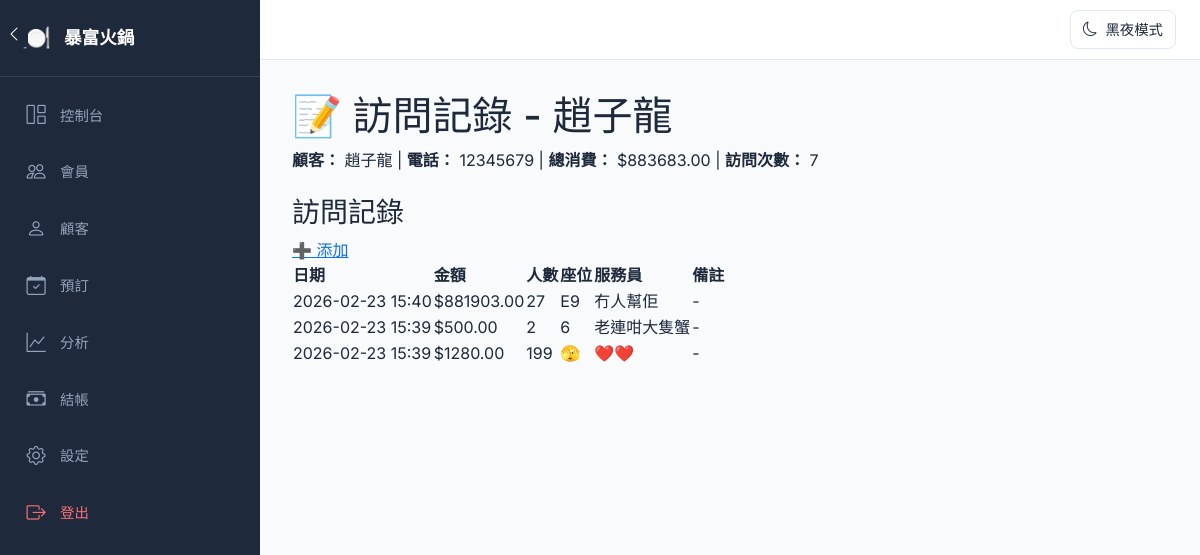
Page /customers/1/visits (signed in) on the committed database.
### app.py (models this page shows)
class Settings(Base):
    __tablename__ = 'settings'
    id = Column(Integer, primary_key=True)
    restaurant_name = Column(String(100), default='我的餐廳')
    dark_mode = Column(Integer, default=0)  # 0 = light, 1 = dark

class Customer(Base):
    __tablename__ = 'customers'
    id = Column(Integer, primary_key=True)
    name = Column(String(100), nullable=False)
    phone = Column(String(20), unique=True, nullable=False)
    email = Column(String(100))
    birthday = Column(DateTime)
    tags = Column(String(500))  # 標籤，用逗號分隔
    address = Column(String(200))
    avg_spend = Column(Float, default=0.0)
    preferences = Column(Text)  # e.g. "愛辣、不吃蔥"
    allergies = Column(Text)  # 過敏食物
    notes = Column(Text)  # 額外備註
    visits = Column(Integer, default=0)
    total_spent = Column(Float, default=0)  # 總消費
    points = Column(Integer, default=0)  # 積分 (已停用)
    created_at = Column(DateTime, default=datetime.utcnow)
    updated_at = Column(DateTime, default=datetime.utcnow, onupdate=datetime.utcnow)

class VisitRecord(Base):
    __tablename__ = 'visit_records'
    id = Column(Integer, primary_key=True)
    customer_id = Column(Integer, ForeignKey('customers.id'), nullable=False)
    visit_date = Column(DateTime, default=datetime.utcnow)
    amount = Column(Float, default=0)
    table_number = Column(String(20))
    server = Column(String(100))
    party_size = Column(Integer, default=1)
    note = Column(Text)
    created_at = Column(DateTime, default=datetime.utcnow)

### app.py (the view)
@app.route('/customers/<int:customer_id>/visits')
@login_required
def customer_visits(customer_id):
    db = get_db_session()
    customer = db.query(Customer).get(customer_id)
    visits = db.query(VisitRecord).filter_by(customer_id=customer_id).order_by(VisitRecord.visit_date.desc()).all()
    db.close()
    return render_template('customer_visits.html', customer=customer, visits=visits)

### app.py (called while the page is built)
@app.after_request
def add_header(response):
    response.headers['Cache-Control'] = 'no-cache, no-store, must-revalidate'
    response.headers['Pragma'] = 'no-cache'
    response.headers['Expires'] = '0'
    return response

@app.context_processor
def inject_dark_mode():
    db = get_db_session()
    settings_obj = db.query(Settings).first()
    dark_mode = settings_obj.dark_mode if settings_obj else 0
    restaurant_name = settings_obj.restaurant_name if settings_obj else '我的餐廳'
    db.close()
    return dict(dark_mode=dark_mode, restaurant_name=restaurant_name)

def get_db_session():
    return Session()

def login_required(f):
    @wraps(f)
    def decorated_function(*args, **kwargs):
        if 'employee_id' not in session:
            return redirect(url_for('login'))
        return f(*args, **kwargs)
    return decorated_function

### templates/customer_visits.html (shortened to what this page needs)
{% extends "base.html" %}
{% block content %}
    <div class="cp-header">
        <h1 class="cp-title">📝 訪問記錄 - {{ customer.name }}</h1>
    </div>
    <div class="cp-card mb-4">
        <strong>顧客：</strong> {{ customer.name }} |
        <strong>電話：</strong> {{ customer.phone }} |
        <strong>總消費：</strong> ${{ "%.2f"|format(customer.total_spent) }} |
        <strong>訪問次數：</strong> {{ customer.visits }}
    </div>
    <div class="cp-card">
        <div class="cp-card-header">
            <h3 class="cp-card-title">訪問記錄</h3>
            <a href="{{ url_for('add_visit_record', customer_id=customer.id) }}" class="cp-btn cp-btn-primary">➕ 添加</a>
        </div>
        <table class="cp-table">
            <thead>
                <tr><th>日期</th><th>金額</th><th>人數</th><th>座位</th><th>服務員</th><th>備註</th></tr>
            </thead>
            <tbody>
                {% for visit in visits %}
                <tr>
                    <td>{{ visit.visit_date.strftime('%Y-%m-%d %H:%M') }}</td>
                    <td>${{ "%.2f"|format(visit.amount) }}</td>
                    <td>{{ visit.party_size }}</td>
                    <td>{{ visit.table_number or '-' }}</td>
                    <td>{{ visit.server or '-' }}</td>
                    <td>{{ visit.note or '-' }}</td>
                </tr>
                {% else %}
                <tr><td colspan="6" style="text-align: center;">暫無記錄</td></tr>
                {% endfor %}
            </tbody>
        </table>
    </div>
{% endblock %}

### templates/base.html (shortened to what this page needs)
<!DOCTYPE html>
<html lang="zh-HK">
<head>
    <link href="https://cdn.jsdelivr.net/npm/bootstrap@5.3.3/dist/css/bootstrap.min.css" rel="stylesheet">
    <link rel="stylesheet" href="https://cdn.jsdelivr.net/npm/bootstrap-icons@1.11.0/font/bootstrap-icons.css">
</head>
<body>
    <nav id="sidebar">
        <div class="sidebar-brand">
            <span class="sidebar-brand-icon">🍽️</span>
            <span class="sidebar-brand-text">{{ restaurant_name|default('暴富火鍋') }}</span>
        </div>
        <ul class="sidebar-menu">
            <li class="sidebar-menu-item">
                <a href="{{ url_for('dashboard') }}" class="sidebar-menu-link {% if request.endpoint == 'dashboard' %}active{% endif %}">
                    <i class="bi bi-grid-1x2"></i><span>控制台</span>
                </a>
            </li>
            <li class="sidebar-menu-item">
                <a href="{{ url_for('members') }}" class="sidebar-menu-link {% if request.endpoint in ['members', 'add_member', 'edit_member', 'topup_member'] %}active{% endif %}">
                    <i class="bi bi-people"></i><span>會員</span>
                </a>
            </li>
            <li class="sidebar-menu-item">
                <a href="{{ url_for('customers') }}" class="sidebar-menu-link {% if request.endpoint in ['customers', 'add_customer', 'edit_customer'] %}active{% endif %}">
                    <i class="bi bi-person"></i><span>顧客</span>
                </a>
            </li>
            <li class="sidebar-menu-item">
                <a href="{{ url_for('reservations') }}" class="sidebar-menu-link {% if request.endpoint in ['reservations', 'add_reservation'] %}active{% endif %}">
                    <i class="bi bi-calendar-check"></i><span>預訂</span>
                </a>
            </li>
            <li class="sidebar-menu-item">
                <a href="{{ url_for('analytics') }}" class="sidebar-menu-link {% if request.endpoint == 'analytics' %}active{% endif %}">
                    <i class="bi bi-graph-up"></i><span>分析</span>
                </a>
            </li>
            <li class="sidebar-menu-item">
                <a href="{{ url_for('checkout') }}" class="sidebar-menu-link {% if request.endpoint in ['checkout', 'checkout_result'] %}active{% endif %}">
                    <i class="bi bi-cash-stack"></i><span>結帳</span>
                </a>
            </li>
            <li class="sidebar-menu-item">
                <a href="{{ url_for('settings') }}" class="sidebar-menu-link {% if request.endpoint == 'settings' %}active{% endif %}">
                    <i class="bi bi-gear"></i><span>設定</span>
                </a>
            </li>
            <li class="sidebar-menu-item" style="margin-top: auto;">
                <a href="{{ url_for('logout') }}" class="sidebar-menu-link" style="color: #f87171;">
                    <i class="bi bi-box-arrow-right"></i><span>登出</span>
                </a>
            </li>
        </ul>
    </nav>
    <button id="sidebarToggle" onclick="toggleSidebar()">
        <i class="bi bi-chevron-left"></i>
    </button>
    <div class="top-bar">
        <button class="theme-toggle" onclick="toggleTheme()">
            <i class="bi bi-moon" id="themeIcon"></i>
            <span id="themeText">黑夜模式</span>
        </button>
    </div>
    <main id="mainContent">
        {% block content %}{% endblock %}
    </main>
</body>
</html>

### templates/base.html (style rules this page uses)
* { box-sizing: border-box; }
:root { --sidebar-width: 260px; --sidebar-collapsed: 72px; --sidebar-bg: #1e293b; --sidebar-hover: #334155; --sidebar-active: #3b82f6; --bg-color: #f8fafc; --card-bg: #ffffff; --text-color: #1e293b; --border-color: #e2e8f0; }
body { font-family: 'Inter', -apple-system, sans-serif; margin: 0; background: var(--bg-color); color: var(--text-color); transition: background 0.3s, color 0.3s; }
#sidebar { position: fixed; top: 0; left: 0; width: var(--sidebar-width); height: 100vh; background: var(--sidebar-bg); z-index: 1000; overflow: hidden; display: flex; flex-direction: column; transition: width 0.3s ease; }
.sidebar-brand { padding: 20px; border-bottom: 1px solid #334155; display: flex; align-items: center; gap: 12px; color: #fff; font-size: 1.1rem; font-weight: 600; white-space: nowrap; }
.sidebar-brand-icon { font-size: 1.5rem; min-width: 32px; text-align: center; }
.sidebar-menu { list-style: none; padding: 12px; margin: 0; flex: 1; }
.sidebar-menu-item { margin-bottom: 4px; }
.sidebar-menu-link { display: flex; align-items: center; gap: 12px; padding: 12px; color: #94a3b8; text-decoration: none; border-radius: 8px; font-weight: 500; font-size: 0.9rem; white-space: nowrap; transition: all 0.2s; }
.sidebar-menu-link i { font-size: 1.2rem; min-width: 24px; text-align: center; }
#sidebarToggle { position: fixed; top: 20px; width: 28px; height: 28px; background: var(--sidebar-bg); border: none; border-radius: 6px; color: #fff; cursor: pointer; z-index: 1001; transition: left 0.3s ease, transform 0.3s ease; display: flex; align-items: center; justify-content: center; }
.top-bar { position: fixed; top: 0; left: var(--sidebar-width); right: 0; height: 60px; background: var(--card-bg); border-bottom: 1px solid var(--border-color); display: flex; align-items: center; justify-content: flex-end; padding: 0 24px; z-index: 999; transition: left 0.3s ease; }
.theme-toggle { background: none; border: 1px solid var(--border-color); border-radius: 8px; padding: 8px 12px; cursor: pointer; color: var(--text-color); display: flex; align-items: center; gap: 8px; font-size: 0.9rem; transition: all 0.2s; }
#mainContent { margin-left: var(--sidebar-width); margin-top: 60px; padding: 32px; min-height: calc(100vh - 60px); transition: margin-left 0.3s ease; }

### rows in the picture
Settings: restaurant_name "暴富火鍋"
Customer: name "趙子龍", phone "12345679", total_spent "883683.00", visits "7"
VisitRecord: visit_date "2026-02-23 15:40", amount "881903.00", party_size "27", table_number "E9", server "冇人幫佢", note "-"
VisitRecord: visit_date "2026-02-23 15:39", amount "500.00", party_size "2", table_number "6", server "老連咁大隻蟹", note "-"
VisitRecord: visit_date "2026-02-23 15:39", amount "1280.00", party_size "199", table_number "🫣", server "❤️❤️", note "-"
